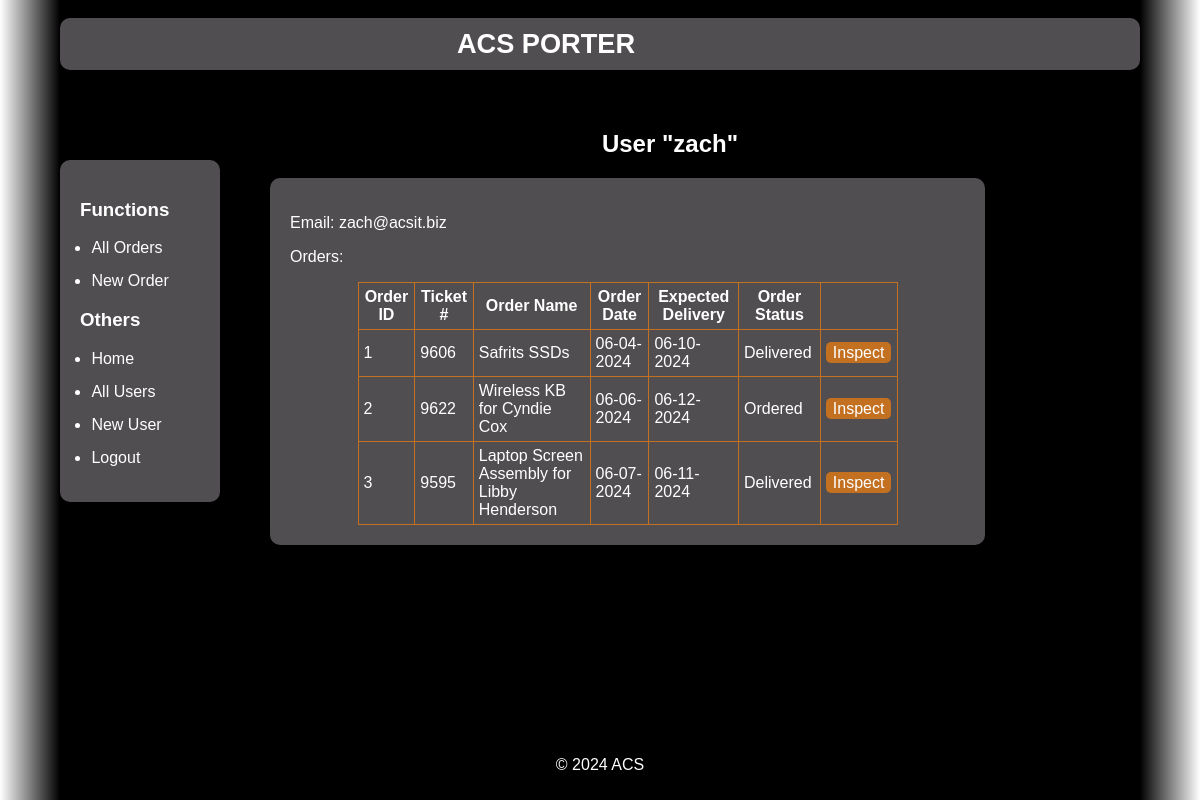
The page /user/1/ (signed in) on the database as committed earlier.
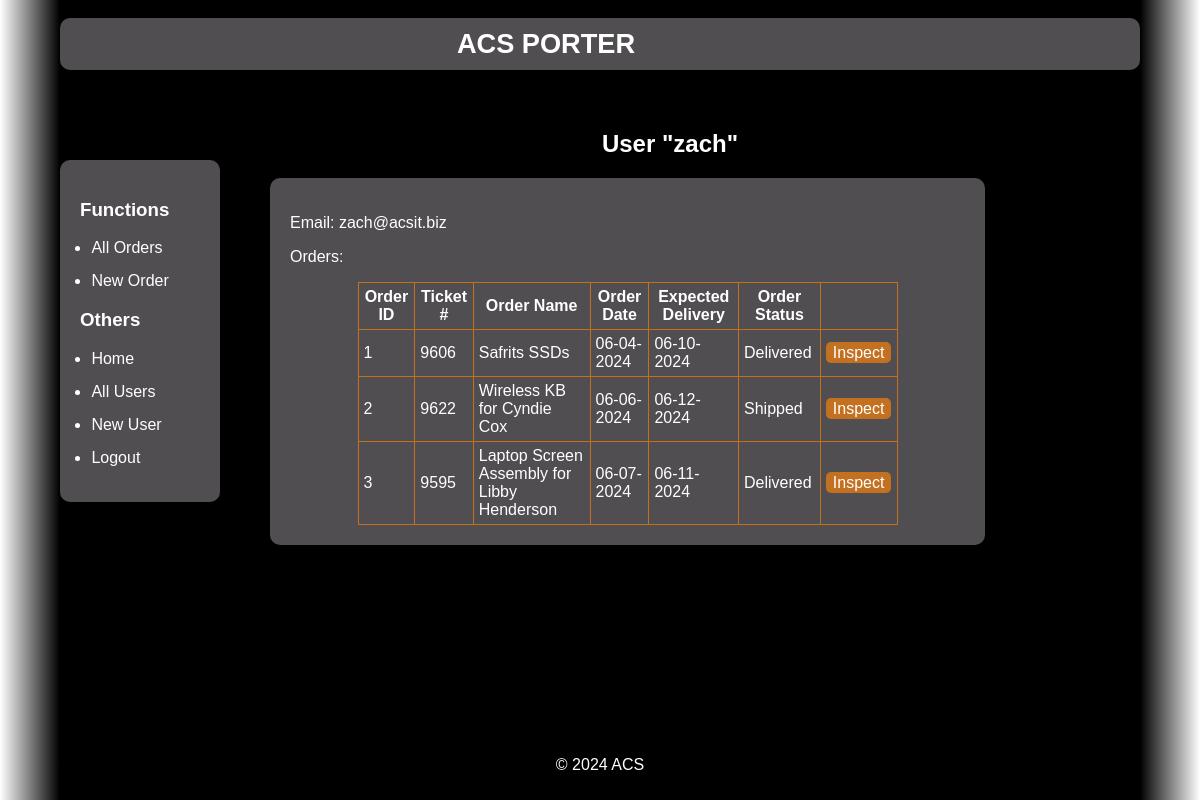
The same page on the database as committed later.
### app/models.py (models this page shows, shortened)
class Order(db.Model):
    id: so.Mapped[int] = db.Column(db.Integer, primary_key=True)
    user_id: so.Mapped[int] = db.Column(db.Integer, db.ForeignKey('user.id'))
    name: so.Mapped[str] = db.Column(db.String(120))
    ticket_number: so.Mapped[str] = db.Column(db.String(120))
    description: so.Mapped[str] = db.Column(db.String(1200))
    tracking_number: so.Mapped[str] = db.Column(db.String(120))
    date: so.Mapped[str] = db.Column(db.DateTime())
    expected_delivery: so.Mapped[str] = db.Column(db.DateTime())
    price: so.Mapped[str] = db.Column(db.String(120))
    status: so.Mapped[str] = db.Column(db.String(120))

### app/routes.py (the view)
@app.route('/user/<int:user_id>/')
@login_required
def user(user_id):
    user = User.query.get(user_id)
    orders = db.session.scalars(sa.select(Order).filter(Order.user_id == user_id)).all()
    return render_template('user.html', title='User', user=user, orders=orders)

### app/models.py (called while the page is built)
@login.user_loader
def load_user(id: int) -> User:
    return User.query.get(int(id))

### app/templates/user.html
{% extends "base.html" %}
{% block content %}
    <h1>User "{{ user.username }}"</h1>
    <div class="detailView">
        <p>Email: {{ user.email }}</p>
        <p>Orders:</p>
        <table>
            <tr>
                <th>Order ID</th>
                <th>Ticket #</th>
                <th>Order Name</th>
                <th>Order Date</th>
                <th>Expected Delivery</th>
                <th>Order Status</th>
                <th></th>
            </tr>
            {% for order in orders %}
                <tr>
                    <td>{{ order.id }}</td>
                    <td>{{ order.ticket_number }}</td>
                    <td>{{ order.name }}</td>
                    {% if order.date %}
                        <td>{{ order.date.strftime('%m-%d-%Y') }}</td>
                    {% else %}
                        <td>N/A</td>
                    {% endif %}
                    {% if order.expected_delivery %}
                        <td>{{ order.expected_delivery.strftime('%m-%d-%Y') }}</td>
                    {% else %}
                        <td>N/A</td>
                    {% endif %}
                    <td>{{ order.status }}</td>
                    <td><a class="inspectButton" href="{{ url_for('order', order_id=order.id) }}">Inspect</a></td>
                </tr>
            {% endfor %}
        </table>
    </div>
{% endblock %}

Rows that differ between the two databases and show on the page:
changed Order "Wireless KB for Cyndie Cox": status "Ordered" → "Shipped"
